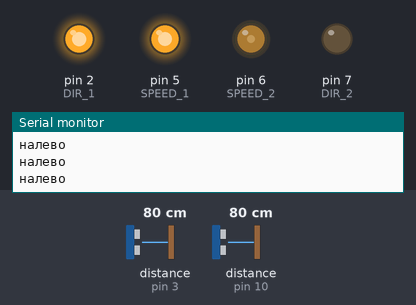
This sketch was run on a simulated Arduino Uno, built with avr-gcc and run on an emulated ATmega328P. Shown: output pins drawn as LEDs (lit = HIGH), the last lines printed to the serial monitor. Wiring (inferred from the names in the program): 2 × ultrasonic range finder: trigger pin 9, echo pin 3 / trigger pin 11, echo pin 10. The inputs (shaded band) are chosen by the test bench; at power-on: distance to the obstacle (sensors on pin 10, pin 3) 80 cm. The echo pulse lasts 58.3 µs per cm; pins used as bus, display or sensor lines are not drawn.

Above: at 1.8 s.
1.9 s: distance to the obstacle (sensor on pin 10) set to 23 cm
5.0 s: distance to the obstacle (sensor on pin 10) set to 18 cm
At 5.5 s:
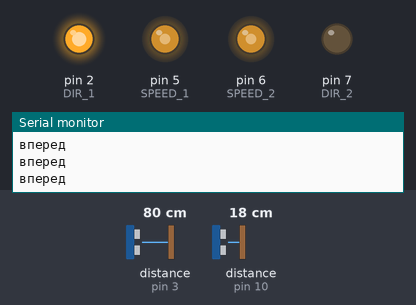
6.6 s: distance to the obstacle (sensor on pin 3) set to 13 cm
8.1 s: distance to the obstacle (sensor on pin 3) set to 10 cm
At 8.8 s:
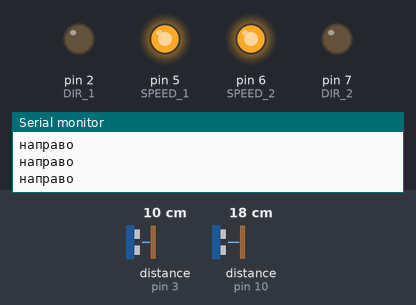
11.2 s: distance to the obstacle (sensor on pin 10) set to 60 cm
At 12.9 s:
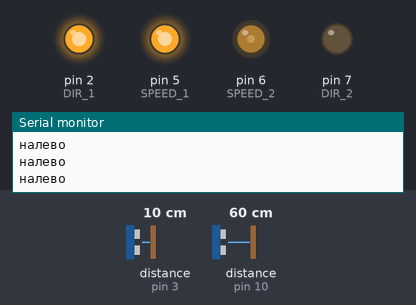
Timing chart, 0 to 14.1 s (numbered marks = the images above; inputs shaded):
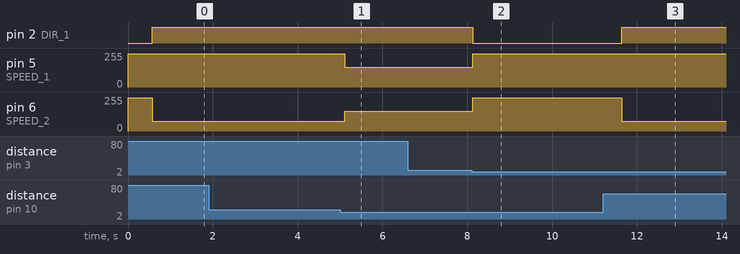

Measured:
- the behaviour switches between 21 and 20 cm on distance to the obstacle (sensor on pin 10) (found by bisection; images 0 and 1)
- the behaviour switches between 12 and 11 cm on distance to the obstacle (sensor on pin 3) (found by bisection; images 1 and 2)
- after the input at 5.0 s, pin 5 (SPEED_1): 250/255 → 150/255 after 0.11 s; pin 6 (SPEED_2): 75/255 → 150/255 after 0.11 s
- after the input at 8.1 s, pin 2 (DIR_1): HIGH → LOW at once; pin 5 (SPEED_1), pin 6 (SPEED_2): 150/255 → 250/255 at once
- after the input at 11.2 s, pin 2 (DIR_1): LOW → HIGH after 0.44 s; pin 6 (SPEED_2): 250/255 → 75/255 after 0.44 s

The sketch:

state_machine.ino
```cpp
#define SPEED_1      5
#define DIR_1        2
#define SPEED_2      6
#define DIR_2        7

#define TRIG_PIN_LEFT  11  // transmitter
#define ECHO_PIN_LEFT  10  // receiver

#define TRIG_PIN_FRONT  9  // transmitter
#define ECHO_PIN_FRONT  3  // receiver

unsigned long lastPublishTime = 0;
const unsigned long publishInterval = 500;
const int MIN_DISTANCE_LEFT = 20;
const int MIN_DISTANCE_FRONT = 11;

float distanceLeft = 0;
float distanceFront = 0;

float countTurnLeft = 0;

void setup() {
  Serial.begin(9600);
  for (int i = 5; i < 8; i++) {
    pinMode(i, OUTPUT);
  }
  pinMode(2, OUTPUT);
  pinMode(TRIG_PIN_LEFT, OUTPUT);
  pinMode(ECHO_PIN_LEFT, INPUT);
  pinMode(TRIG_PIN_FRONT, OUTPUT);
  pinMode(ECHO_PIN_FRONT, INPUT);
}

void move_forward(int car_speed) {
  digitalWrite(DIR_1, HIGH);
  digitalWrite(DIR_2, LOW);
  analogWrite(SPEED_1, car_speed);
  analogWrite(SPEED_2, car_speed);
}

void move_back(int car_speed) {
  digitalWrite(DIR_1, LOW);
  digitalWrite(DIR_2, HIGH);
  analogWrite(SPEED_1, car_speed);
  analogWrite(SPEED_2, car_speed);
}

void rotate_left(int car_speed) {
  digitalWrite(DIR_1, HIGH);
  digitalWrite(DIR_2, HIGH);
  analogWrite(SPEED_1, car_speed);
  analogWrite(SPEED_2, car_speed);
}

void rotate_right(int car_speed) {
  digitalWrite(DIR_1, LOW);
  digitalWrite(DIR_2, LOW);
  analogWrite(SPEED_1, car_speed);
  analogWrite(SPEED_2, car_speed);
}

void stop(){
  analogWrite(SPEED_1, 0);
  analogWrite(SPEED_2, 0);
}

void turn_left(int car_speed, float steepness) {
  if(steepness > 1) {
    steepness = 1;
  }
    if(steepness < 0) {
    steepness = 0;
  }
  digitalWrite(DIR_1, HIGH);
  digitalWrite(DIR_2, LOW);
  analogWrite(SPEED_1, car_speed);
  analogWrite(SPEED_2, car_speed * steepness);
}

void turn_right(int car_speed, float steepness) {
  if(steepness > 1) {
    steepness = 1;
  }
    if(steepness < 0) {
    steepness = 0;
  }
  digitalWrite(DIR_1, HIGH);
  digitalWrite(DIR_2, LOW);
  analogWrite(SPEED_1, car_speed * steepness);
  analogWrite(SPEED_2, car_speed);
}

float readDistance(int trig_pin, int echo_pin) {
  digitalWrite(trig_pin, LOW);
  delayMicroseconds(2);
  digitalWrite(trig_pin, HIGH);
  delayMicroseconds(10);
  digitalWrite(trig_pin, LOW);

  unsigned long duration = pulseIn(echo_pin, HIGH);
  float distance_cm = duration * 0.0343 / 2.0;
  return distance_cm;
}

void loop() {
  unsigned long currentMillis = millis();

  if (currentMillis - lastPublishTime >= publishInterval) {

    Serial.print("Distance left: ");
    distanceLeft = readDistance(TRIG_PIN_LEFT, ECHO_PIN_LEFT);
    Serial.print(distanceLeft);
    Serial.println(" cm");

    Serial.print("Distance front: ");
    distanceFront = readDistance(TRIG_PIN_FRONT, ECHO_PIN_FRONT);
    Serial.print(distanceFront);
    Serial.println(" cm");

    lastPublishTime = currentMillis;
  }


  if(distanceFront > MIN_DISTANCE_FRONT && distanceLeft < MIN_DISTANCE_LEFT){
    move_forward(150);
    Serial.println("вперед");
  }

  else if (distanceLeft > MIN_DISTANCE_LEFT){
    turn_left(250, 0.3);
    Serial.println("налево");
  }
  else if (distanceFront < MIN_DISTANCE_FRONT && distanceLeft < MIN_DISTANCE_LEFT){
    //move_back(250);
    rotate_right(250);
    Serial.println("направо");
  }
  else {
    turn_left(200, 0.5);
  }

}
```
